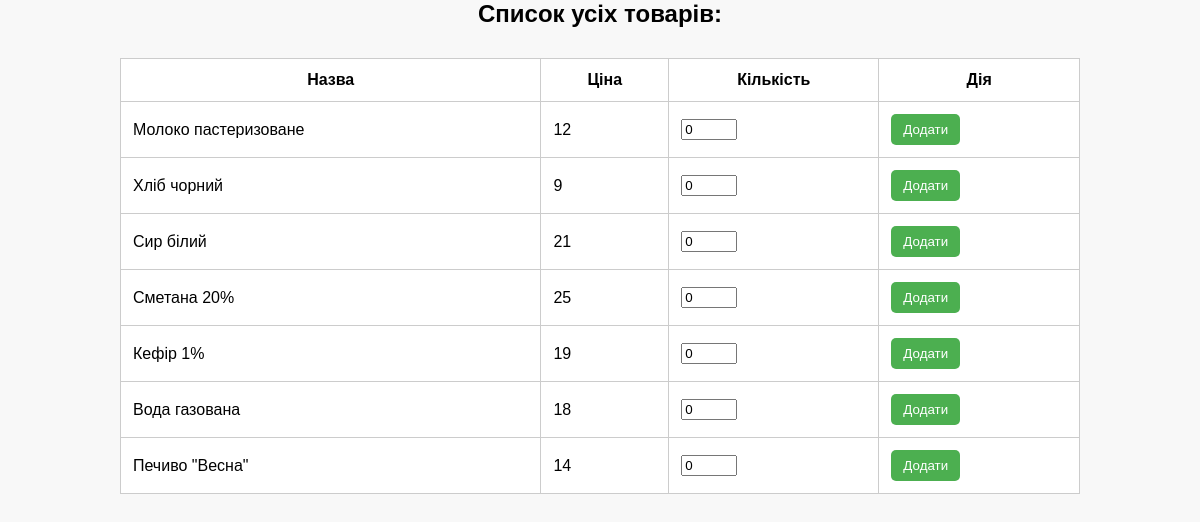
/products.php, run on the app's committed database.
### tables this page shows
CREATE TABLE products (
    id INTEGER PRIMARY KEY AUTOINCREMENT,
    name TEXT NOT NULL,
    price INTEGER NOT NULL,
    min_age INTEGER DEFAULT 0
);

### products.php (the view)
<?php
require 'db.php';
echo "<link rel='stylesheet' href='style.css'>";
echo "<h2>Список усіх товарів:</h2>";
$results = $db->query("SELECT * FROM products");
echo "<form method='POST' action='add_to_cart.php'>";
echo "<table border='1' cellpadding='5'>";
echo "<tr><th>Назва</th><th>Ціна</th><th>Кількість</th><th>Дія</th></tr>";
while ($row = $results->fetchArray(SQLITE3_ASSOC)) {
    echo "<tr>";
    echo "<td>" . htmlspecialchars($row['name']) . "</td>";
    echo "<td>" . $row['price'] . "</td>";
    echo "<td>
            <input type='number' name='quantity[{$row['id']}]' min='0' max='99' value='0'>
          </td>";
    echo "<td>
            <button type='submit' name='add' value='{$row['id']}'>Додати</button>
          </td>";
    echo "</tr>";
}
echo "</table>";
echo "</form>";
?>

### style.css (style rules this page uses)
table { margin: 30px auto; border-collapse: collapse; width: 80%; }
th, td { padding: 12px; border: 1px solid #ccc; background-color: #fff; }
button { padding: 8px 12px; background-color: #4CAF50; color: white; border: none; border-radius: 5px; cursor: pointer; }

### data on the page
products: name "Молоко пастеризоване", price "12", $row['id'] 1 (drawn)
products: name "Хліб чорний", price "9", $row['id'] 2 (drawn)
products: name "Сир білий", price "21", $row['id'] 3 (drawn)
products: name "Сметана 20%", price "25", $row['id'] 4 (drawn)
products: name "Кефір 1%", price "19", $row['id'] 5 (drawn)
products: name "Вода газована", price "18", $row['id'] 6 (drawn)
products: name "Печиво \"Весна\"", price "14", $row['id'] 7 (drawn)
